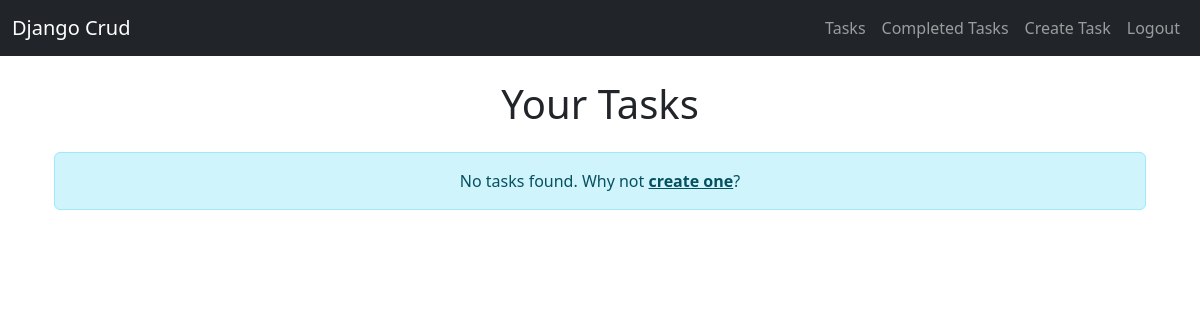
The app's page /tasks/ (signed in), older data.
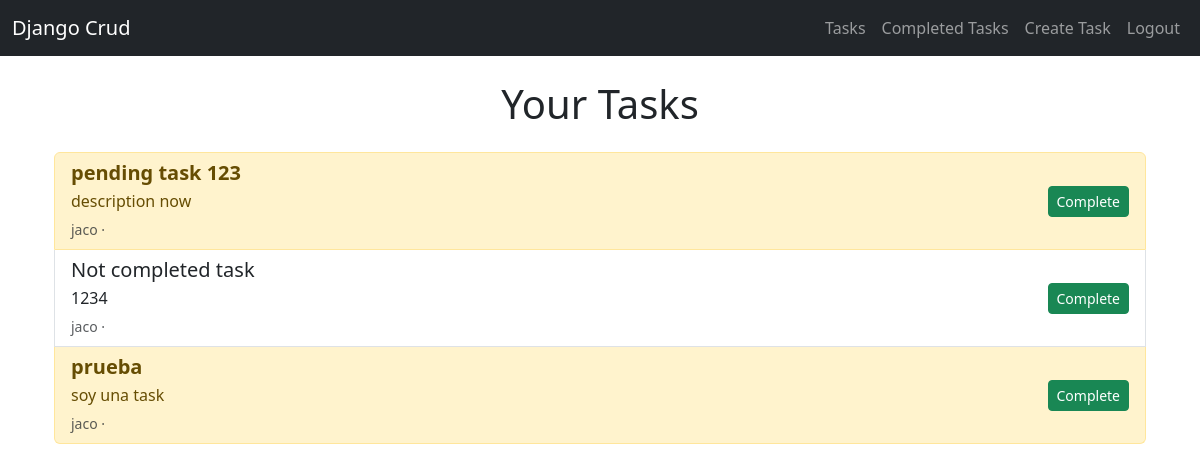
The same page, newer data.
### tasks/models.py (models this page shows, shortened)
class Task(models.Model):
    title = models.CharField(max_length=200)
    description = models.TextField(blank=True)
    creationdate = models.DateTimeField(auto_now_add=True)
    completiondate = models.DateTimeField(null=True, blank=True)
    important = models.BooleanField(default=False)
    user = models.ForeignKey(User, on_delete=models.CASCADE)

### tasks/views.py (the view)
# urls.py: path('tasks/', views.tasks, name="tasks"),
@login_required
def tasks(request):
    task_list = Task.objects.filter(
        user=request.user, completiondate__isnull=True)
    return render(request, 'tasks.html', {
        'tasklist': task_list
    })

### tasks/templates/tasks.html (shortened to what this page needs)
{% extends 'base.html' %}
{% block content %}
<div class="container mt-4">
    <h1 class="mb-4 text-center">Your Tasks</h1>
    {% if tasklist %}
        <div class="list-group">
            {% for task in tasklist %}
                <div class="list-group-item {% if task.important %}list-group-item-warning{% endif %}">
                    <div class="d-flex justify-content-between align-items-center">
                        <div class="me-3" style="flex: 1;">
                            <a href="{% url 'taskdetail' task.id %}" class="text-decoration-none text-reset">
                                <h5 class="mb-1">
                                    {% if task.important %}
                                        <strong>{{ task.title }}</strong>
                                    {% else %}
                                        {{ task.title }}
                                    {% endif %}
                                </h5>
                                <p class="mb-1">{{ task.description }}</p>
                                <small class="text-muted">
                                    {{ task.user.username }} ·
                                </small>
                            </a>
                        </div>
                        <form action="{% url 'completetask' task.id %}" method="POST" class="ms-3">
                            <button type="submit" class="btn btn-success btn-sm">Complete</button>
                        </form>
                    </div>
                </div>
            {% endfor %}
        </div>
    {% else %}
        <div class="alert alert-info text-center">
            No tasks found. Why not <a href="{% url 'createtask' %}" class="alert-link">create one</a>?
        </div>
    {% endif %}
</div>
{% endblock %}

### tasks/templates/base.html (shortened to what this page needs)
<!DOCTYPE html>
<html lang="en">
<head>
    <link rel="stylesheet" href="https://cdn.jsdelivr.net/npm/bootstrap@5.3.7/dist/css/bootstrap.min.css">
</head>
<body>
    <nav class="navbar navbar-expand-lg navbar-dark bg-dark">
        <div class="container-fluid">
            <a class="navbar-brand" href="{% url 'home' %}">Django Crud</a>
            <div class="collapse navbar-collapse" id="navbarNav">
                <ul class="navbar-nav ms-auto">
                    {% if user.is_authenticated %}
                        <li class="nav-item">
                            <a class="nav-link" href="{% url 'tasks' %}">Tasks</a>
                        </li>
                        <li class="nav-item">
                            <a class="nav-link" href="{% url 'completed_tasks' %}">Completed Tasks</a>
                        </li>
                        <li class="nav-item">
                            <a class="nav-link" href="{% url 'createtask' %}">Create Task</a>
                        </li>
                        <li class="nav-item">
                            <a class="nav-link" href="{% url 'logoutx' %}">Logout</a>
                        </li>
                    {% endif %}
                </ul>
            </div>
        </div>
    </nav>
    <div class="container mt-4">
        {% block content %}
        {% endblock %}
    </div>
</body>
</html>

Row changes from the older to the newer data that the page shows:
added Task: title "pending task 123", description "description now", user.username "jaco"
added Task: title "Not completed task", description "1234", user.username "jaco", important False (drawn)
added Task: title "prueba", description "soy una task", user.username "jaco"
Text that changed along with them:
text no longer shown: "No tasks found. Why not create one ?"
